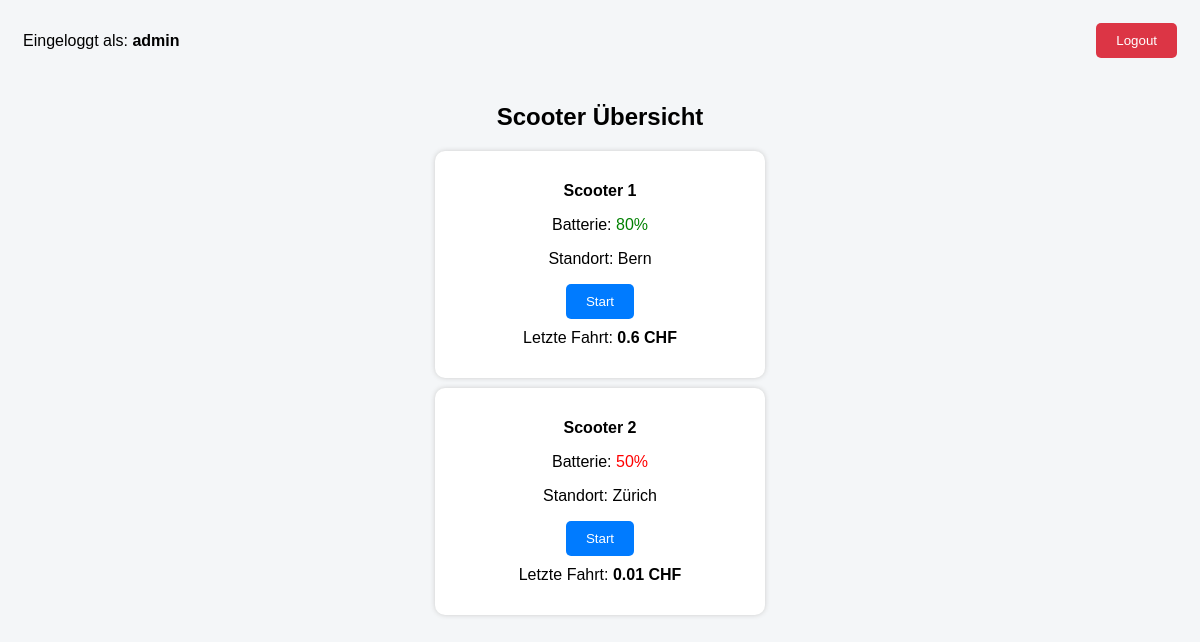
Screenshot of /scooters (signed in) with the database file from the repository.
### models.py (models this page shows)
class Scooter(db.Model):
    id = db.Column(db.Integer, primary_key=True)
    battery = db.Column(db.Integer, nullable=False)
    status = db.Column(db.String(20), nullable=False)
    location = db.Column(db.String(100), nullable=False)
    owner_id = db.Column(db.Integer, db.ForeignKey('user.id'), nullable=False)
    bookings = db.relationship("Booking", backref="scooter")

class Booking(db.Model):
    id = db.Column(db.Integer, primary_key=True)
    start_time = db.Column(db.DateTime, nullable=False)
    end_time = db.Column(db.DateTime)
    price = db.Column(db.Float)
    user_id = db.Column(db.Integer, db.ForeignKey('user.id'), nullable=False)
    scooter_id = db.Column(db.Integer, db.ForeignKey('scooter.id'), nullable=False)

### app.py (the view)
@app.route("/scooters")
def scooters():
    scooters = Scooter.query.all()
    user_id = session.get("user_id")
    active_booking = None
    duration = None
    if user_id:
        active_booking = Booking.query.filter_by(user_id=user_id, end_time=None).first()
        if active_booking:
            duration = int((datetime.now() - active_booking.start_time).total_seconds() / 60)
    return render_template(
        "scooters.html",
        scooters=scooters,
        active_booking=active_booking,
        duration=duration
    )

### templates/scooters.html (shortened to what this page needs)
<!DOCTYPE html>
<html>
<head>
    <link rel="stylesheet" href="{{ url_for('static', filename='style.css') }}">
</head>
<body>
<div class="header">
    <div>
        Eingeloggt als: <strong>{{ session.get("username") }}</strong>
    </div>
    <div>
        <a href="/logout">
            <button class="logout-btn">Logout</button>
        </a>
    </div>
</div>
<h2>Scooter Übersicht</h2>
{% for s in scooters %}
    <div class="scooter">
        <p><strong>Scooter {{ s.id }}</strong></p>
        <p>
            Batterie:
            <span class="{{ 'green' if s.battery > 50 else 'red' }}">
                {{ s.battery }}%
            </span>
        </p>
        <p>Standort: {{ s.location }}</p>
        {% if active_booking and active_booking.scooter_id == s.id %}
            <p style="color: green;">
                Fahrt läuft seit: {{ duration }} Minuten
            </p>
            <a href="/stop/{{ active_booking.id }}">
                <button style="background-color:red;">Stop</button>
            </a>
        {% elif not active_booking %}
            <a href="/start/{{ s.id }}">
                <button>Start</button>
            </a>
        {% else %}
            <button disabled>Belegt</button>
        {% endif %}
        {% set finished = s.bookings | selectattr("end_time") | list %}
        {% if finished %}
            {% set last_booking = finished[-1] %}
            <p style="margin-top:10px;">
                Letzte Fahrt: <strong>{{ last_booking.price }} CHF</strong>
            </p>
        {% endif %}
    </div>
{% endfor %}
</body>
</html>

### static/style.css (style rules this page uses)
body { font-family: Arial, sans-serif; background-color: #f4f6f8; text-align: center; }
h2 { margin-top: 30px; }
.header { display: flex; justify-content: space-between; align-items: center; padding: 15px; }
.logout-btn { background-color: #dc3545; }
button { padding: 10px 20px; background-color: #007BFF; color: white; border: none; border-radius: 5px; }
.scooter { background: white; margin: 10px auto; padding: 15px; width: 300px; border-radius: 10px; box-shadow: 0px 0px 5px #ccc; }
.green { color: green; }
.red { color: red; }

### rows the page displays
Scooter: id "1", battery "80", location "Bern"
Booking: price "0.6"
Scooter: id "2", battery "50", location "Zürich"
Booking: price "0.01"

### other values shown
{{ session.get("username") }} "admin"
